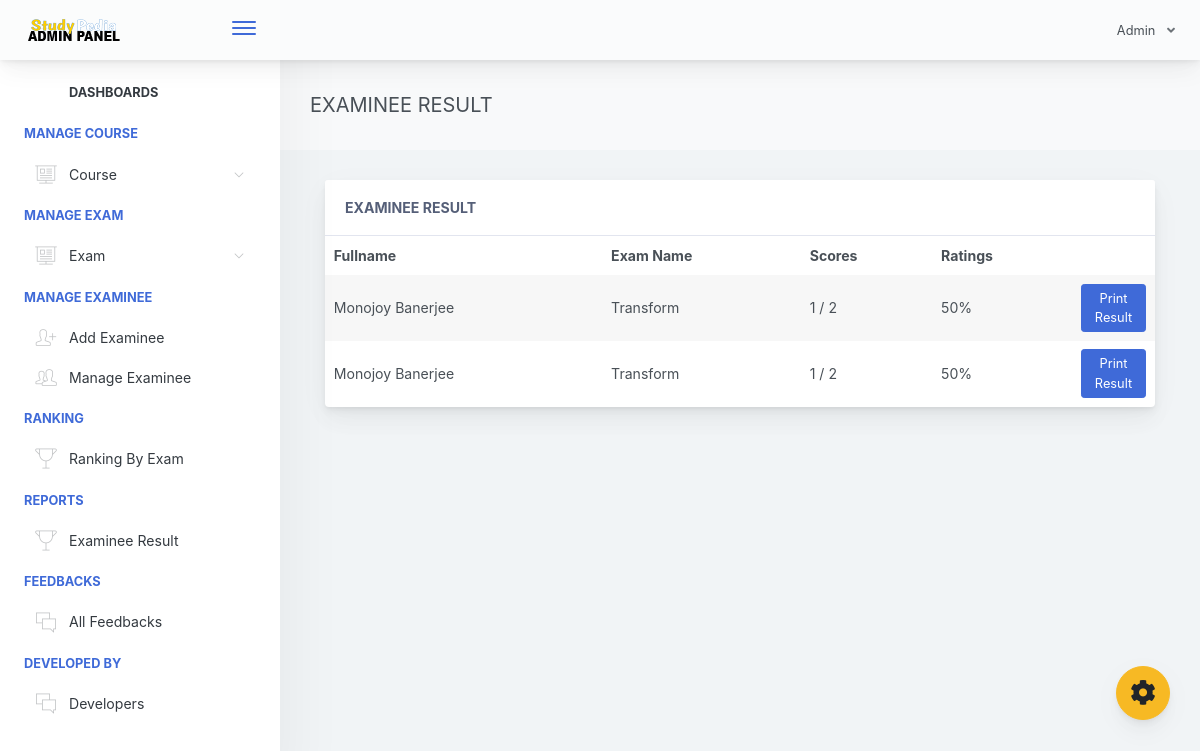
Screenshot of /adminpanel/admin/home.php?page=examinee-result (signed in) with the database file from the repository.
### tables this page shows
CREATE TABLE `exam_attempt` (
  `examat_id` int(11) NOT NULL,
  `exmne_id` int(11) NOT NULL,
  `exam_id` int(11) NOT NULL,
  `examat_status` varchar(1000) NOT NULL DEFAULT 'used'
);

CREATE TABLE `examinee_tbl` (
  `exmne_id` int(11) NOT NULL,
  `exmne_fullname` varchar(1000) NOT NULL,
  `exmne_course` varchar(1000) NOT NULL,
  `exmne_gender` varchar(1000) NOT NULL,
  `exmne_birthdate` varchar(1000) NOT NULL,
  `exmne_year_level` varchar(1000) NOT NULL,
  `exmne_email` varchar(1000) NOT NULL,
  `exmne_password` varchar(1000) NOT NULL,
  `exmne_status` varchar(1000) NOT NULL DEFAULT 'active'
);

CREATE TABLE `exam_tbl` (
  `ex_id` int(11) NOT NULL,
  `cou_id` int(11) NOT NULL,
  `ex_title` varchar(1000) NOT NULL,
  `ex_time_limit` varchar(1000) NOT NULL,
  `ex_questlimit_display` int(11) NOT NULL,
  `ex_description` varchar(1000) NOT NULL,
  `ex_created` timestamp NOT NULL DEFAULT current_timestamp() ON UPDATE current_timestamp()
);

### adminpanel/admin/pages/examinee-result.php (shortened to what this page needs)
<link rel="stylesheet" type="text/css" href="css/mycss.css">
<div class="app-main__outer">
        <div class="app-main__inner">
            <div class="app-page-title">
                <div class="page-title-wrapper">
                    <div class="page-title-heading">
                        <div>EXAMINEE RESULT</div>
                    </div>
                </div>
            </div>
            <div class="col-md-12">
                <div class="main-card mb-3 card">
                    <div class="card-header">Examinee Result
                    </div>
                    <div class="table-responsive">
                        <table class="align-middle mb-0 table table-borderless table-striped table-hover" id="tableList">
                            <thead>
                            <tr>
                                <th>Fullname</th>
                                <th>Exam Name</th>
                                <th>Scores</th>
                                <th>Ratings</th>
                                <th width="10%"></th>
                            </tr>
                            </thead>
                            <tbody>
                              <?php
                                $selExmne = $conn->query("SELECT * FROM examinee_tbl et INNER JOIN exam_attempt ea ON et.exmne_id = ea.exmne_id ORDER BY ea.examat_id DESC ");
                                if($selExmne->rowCount() > 0)
                                {
                                    while ($selExmneRow = $selExmne->fetch(PDO::FETCH_ASSOC)) { ?>
                                        <tr>
                                           <td><?php echo $selExmneRow['exmne_fullname']; ?></td>
                                           <td>
                                             <?php
                                                $eid = $selExmneRow['exmne_id'];
                                                $selExName = $conn->query("SELECT * FROM exam_tbl et INNER JOIN exam_attempt ea ON et.ex_id=ea.exam_id WHERE  ea.exmne_id='$eid' ")->fetch(PDO::FETCH_ASSOC);
                                                $exam_id = $selExName['ex_id'];
                                                echo $selExName['ex_title'];
                                              ?>
                                           </td>
                                           <td>
                                                    <?php
                                                    $selScore = $conn->query("SELECT * FROM exam_question_tbl eqt INNER JOIN exam_answers ea ON eqt.eqt_id = ea.quest_id AND eqt.exam_answer = ea.exans_answer  WHERE ea.axmne_id='$eid' AND ea.exam_id='$exam_id' AND ea.exans_status='new' ");
                                                      ?>
                                                <span>
                                                    <?php echo $selScore->rowCount(); ?>
                                                    <?php
                                                        $over  = $selExName['ex_questlimit_display'];
                                                     ?>
                                                </span> / <?php echo $over; ?>
                                           </td>
                                           <td>
                                              <?php
                                                    $selScore = $conn->query("SELECT * FROM exam_question_tbl eqt INNER JOIN exam_answers ea ON eqt.eqt_id = ea.quest_id AND eqt.exam_answer = ea.exans_answer  WHERE ea.axmne_id='$eid' AND ea.exam_id='$exam_id' AND ea.exans_status='new' ");
                                                ?>
                                                <span>
                                                    <?php
                                                        $score = $selScore->rowCount();
                                                        $ans = $score / $over * 100;
                                                        echo "$ans";
                                                        echo "%";
                                                     ?>
                                                </span>
                                           </td>
                                           <td>
                                               <a rel="facebox" href="facebox_modal/updateExaminee.php?id=<?php echo $selExmneRow['exmne_id']; ?>" class="btn btn-sm btn-primary">Print Result</a>
                                           </td>
                                        </tr>
                                    <?php }
                                }
                               ?>
                            </tbody>
                        </table>
                    </div>
                </div>
            </div>
</div>

### rows the page displays
exam_attempt: exmne.exmne_fullname "Monojoy Banerjee", exam_tbl.ex_title "Transform", rowCount "1", exam_tbl.ex_questlimit_display "2", exam_tbl.ex_questlimit_display "50"
exam_attempt: exmne.exmne_fullname "Monojoy Banerjee", exam_tbl.ex_title "Transform", rowCount "1", exam_tbl.ex_questlimit_display "2", exam_tbl.ex_questlimit_display "50"
